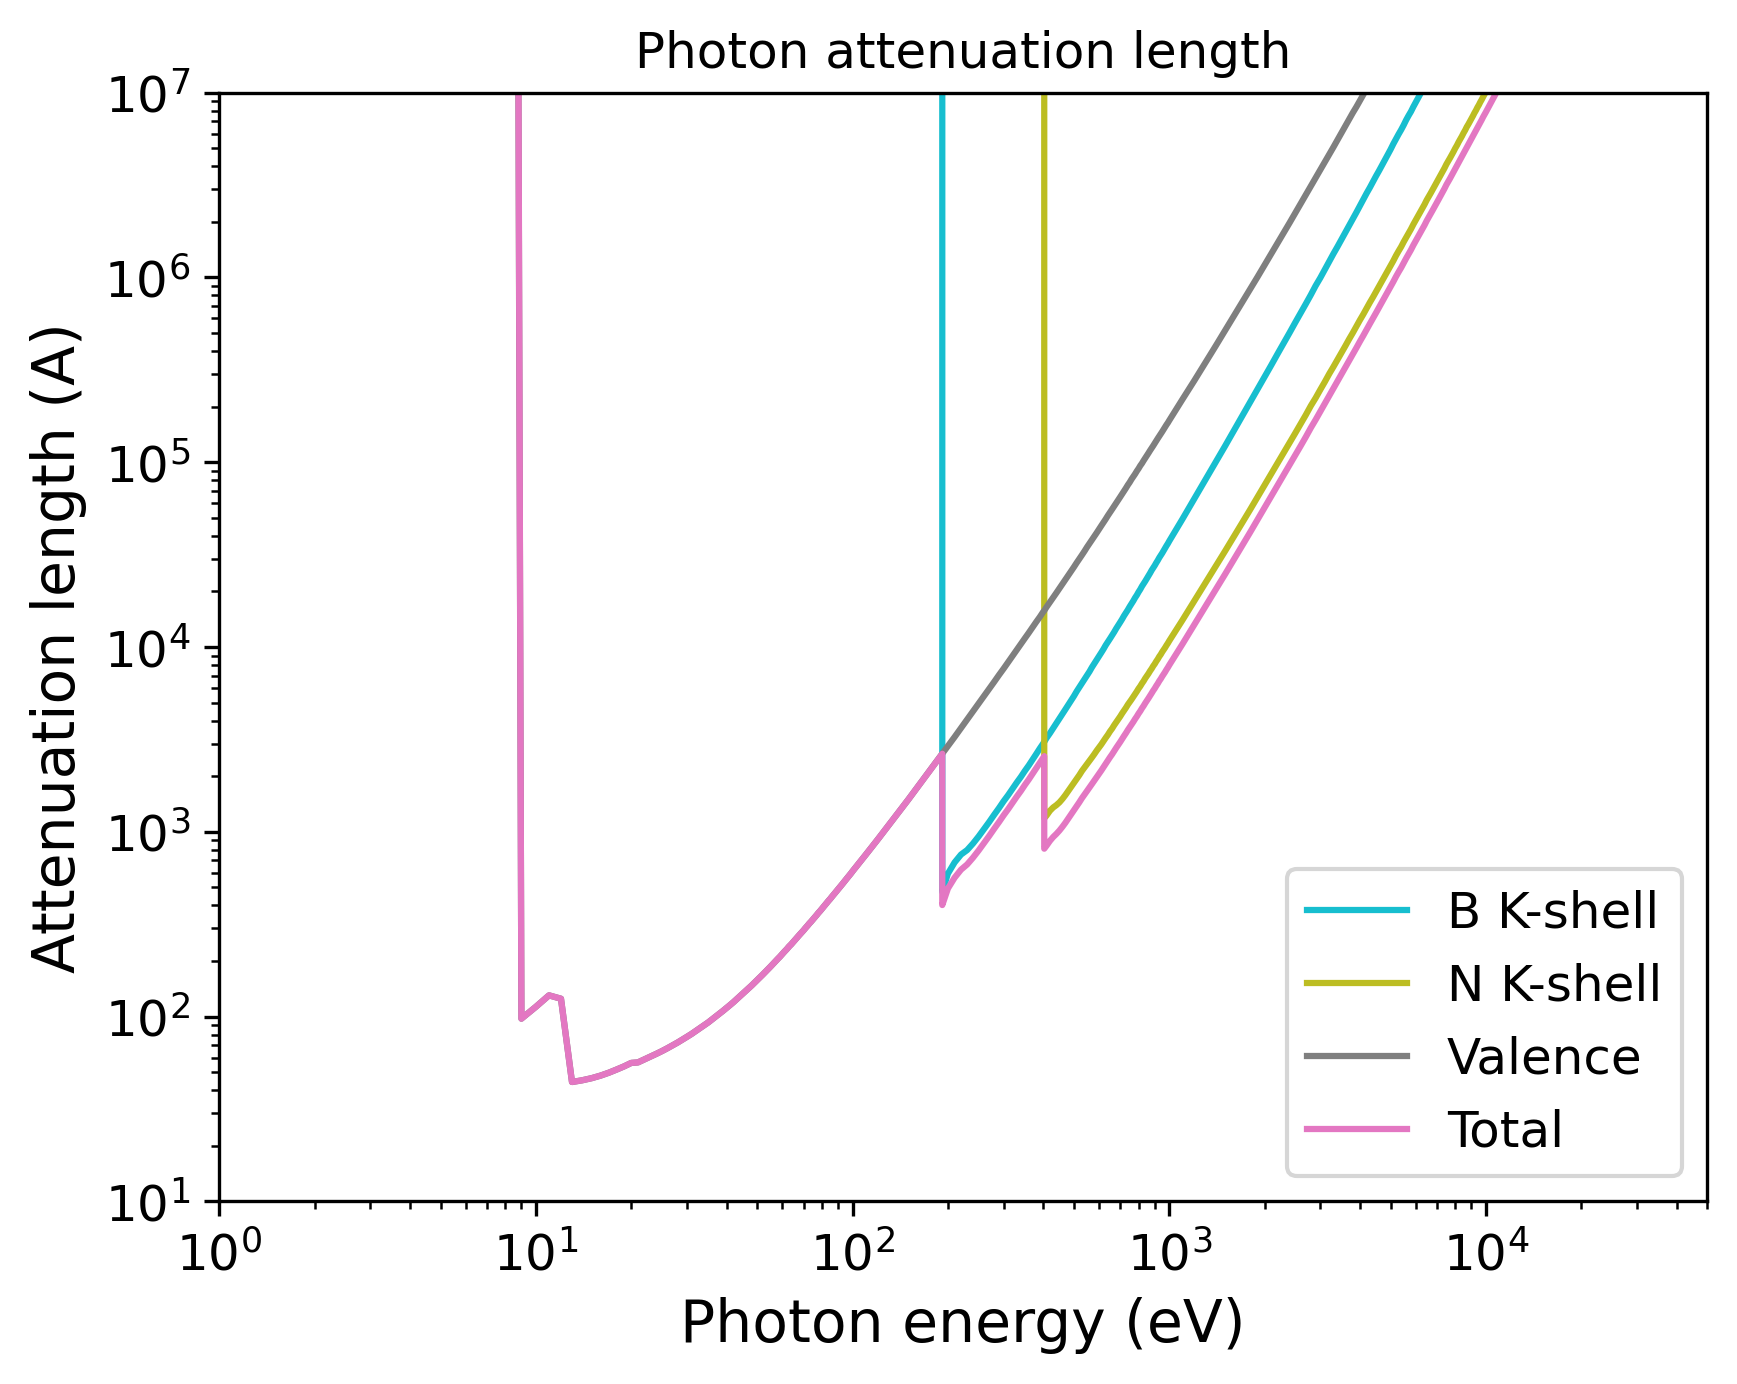

Write the Python code that produced this figure.
import pandas as pd
import numpy as np
import matplotlib.pyplot as plt
import matplotlib.cm as cm
# Set the format:
plt.xlabel("Photon energy (eV)", fontsize=14)
plt.ylabel("Attenuation length (A)", fontsize=14)
plt.xticks(fontsize=12)
plt.yticks(fontsize=12)
plt.grid(False)
# Set the axes:
# Read the output file:
df = pd.read_csv(r"OUTPUT_BN_Photon_IMFP.dat", sep=r'\s+', header=None, comment="#", skipinitialspace=True)
plt.xscale("log")
plt.yscale("log")
# Prepare the plot:
columns_to_plot = [ 1, 2, 3, 4]
labels = [ "B K-shell", "N K-shell", "Valence", "Total"]
# Create N distinct colors from a colormap
N = len(columns_to_plot)
colors = plt.cm.tab10(np.linspace(1, 0, 10))
# Set line styles:
linestyles = [ "-", "-", "-", "-"]
for i, col in enumerate(columns_to_plot):
    color = colors[i % len(colors)]
    ls    = linestyles[i % len(linestyles)]
    label = labels[i % len(labels)]
    plt.plot(df.iloc[:, 0], df.iloc[:, col],
    color=color,
    label=label,
    linestyle=ls)
plt.xlim(1.00000000,50000.00000000)
plt.ylim(10.00000000,10000000.00000000)
plt.title("Photon attenuation length")
plt.legend(loc="best", fontsize=12)
# Save the plot in this format:
plt.savefig("OUTPUT_MFP_photon.png", dpi=300, bbox_inches="tight")
